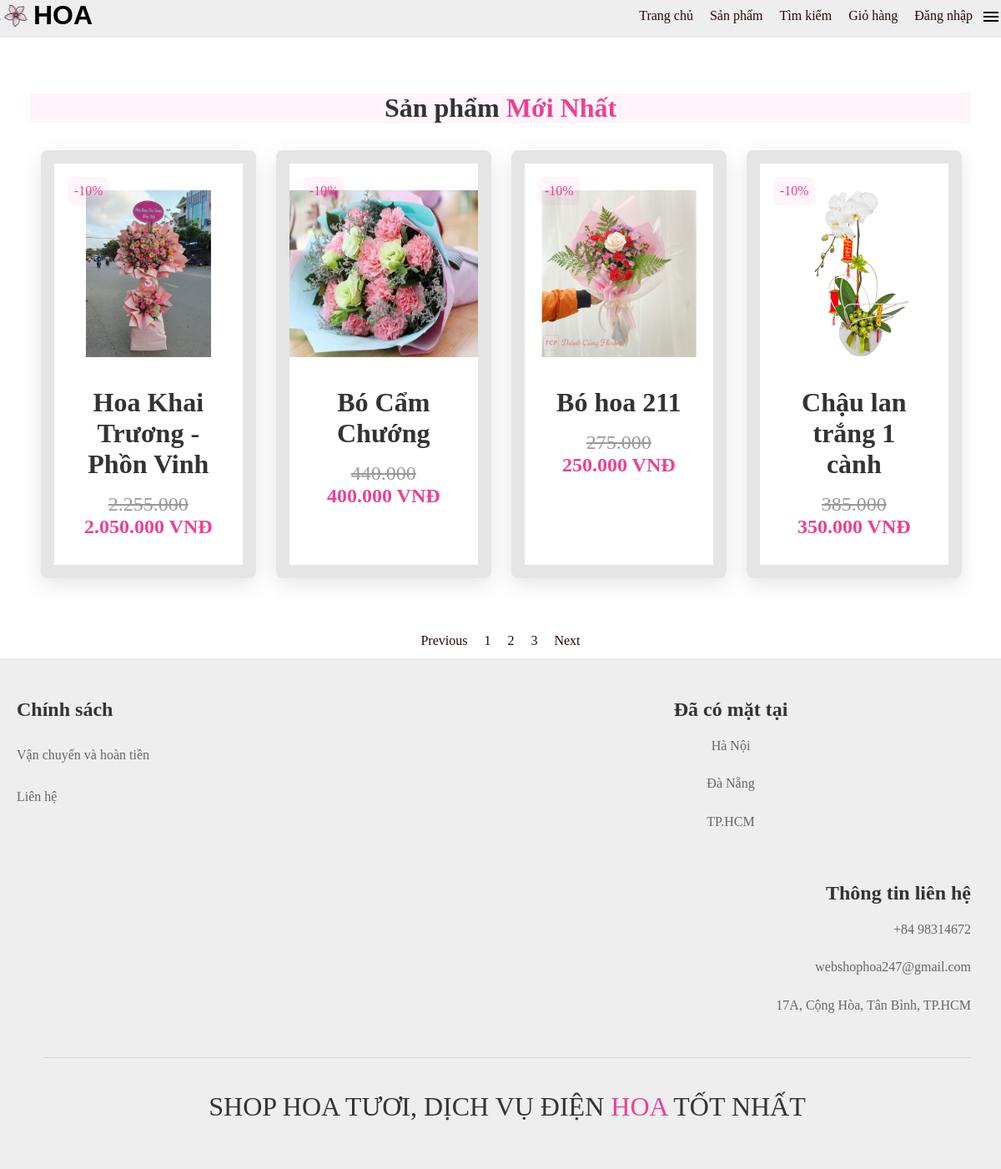
/products.php, run on the app's committed database.
### tables this page shows
CREATE TABLE `flowers` (
  `id` int NOT NULL,
  `name` varchar(256) NOT NULL,
  `description` varchar(3000) NOT NULL,
  `price` text NOT NULL,
  `imagefile` varchar(256) NOT NULL,
  `bought` int NOT NULL DEFAULT '0'
);

### classes/auth.php (called while the page is built, shortened)
<?
class Auth{
        public static function isLoggedIn(){
            return isset($_SESSION['logged_in']) &&
                        $_SESSION['logged_in'];
        }
    }
?>

### classes/flower.php (called while the page is built, shortened)
<?
    class Flower{
        public static function count($conn){
            try{
            $sql = "select count(id) from flowers";
            return $conn->query($sql)->fetchColumn();
            }catch(PDOException $e){
                echo $e->getMessage();
                return -1;
            }
        }
        public static function getPaging($conn, $limit, $offset) {
            try{
                $sql = "select * from flowers order by name asc
                        limit :limit
                        offset :offset";
                $stmt = $conn->prepare($sql);
                $stmt->bindValue(':limit',$limit, PDO::PARAM_INT);
                $stmt->bindValue(':offset',$offset, PDO::PARAM_INT);
                $stmt->setFetchMode(PDO::FETCH_CLASS|PDO::FETCH_PROPS_LATE,'Flower');
                if($stmt->execute()) {
                    $flowers = $stmt->fetchAll();
                    return $flowers;
                }
            }
            catch(PDOException $e){
                echo $e->getMessage();
                return null;
            }
        }
    }

### inc/init.php (called while the page is built, shortened)
<?
    spl_autoload_register(
        function($className){
            $fileName = strtolower($className) . ".php";
            $dirRoot = dirname(__DIR__);
        }
    );
?>

### products.php (the view, shortened to what this page needs)
<?php
require "inc/init.php";
$conn = require "inc/db.php";
$total = Flower::count($conn);
$limit = 4;
$currentPage = $_GET['page'] ?? 1;
$config = [
    'total' => $total,
    'limit' => $limit,
    'full' => false,
];
$flowers = Flower::getPaging($conn, $limit, ($currentPage - 1) * $limit);
require "inc/header.php";
?>
<link rel="stylesheet" href="css/home.css">
<div class="content">
<section class="products" id="products">
    <h1 class="heading"> Sản phẩm <span>Mới Nhất</span> </h1>
    <div class="box-container">
        <?php foreach ($flowers as $b): ?>
            <div class="box">
                <div class="image">
                    <img src="uploads/<?php echo htmlspecialchars($b->imagefile); ?>"  alt="">
                </div>
                <div class="content">
                <h3><?php echo $b->name ?></h3>
                <?php
            if (is_numeric($b->price)) {
                $discounted_price = $b->price + $b->price * 0.1;
        ?><span class="discount">-10%</span>
        <div class="price"><span><?php echo number_format($discounted_price, 0, ',', '.') ?></span><br><?php echo number_format($b->price, 0, ',', '.') ?> VNĐ</div>
        <?php } else {
            echo '<div class="price">' . $b->price .'VNĐ'.'</div>';
        }?>
        </div>
            </div>
        <?php endforeach; ?>
    </div>
</section>
</div>
<div class="content">
<div class="pagination-wrapper">
    <?php
    $page = new Pagination($config);
    echo $page->getPagination();
    ?>
</div>
</div>
<?php require "inc/footer.php"; ?>

### inc/header.php (shortened to what this page needs)
<?
   require (__DIR__."/../classes/auth.php");
   $user = new User;
?>
<!DOCTYPE html>
<html>
<head>
    <link rel="stylesheet" href="css/style.css" />
    <link rel="stylesheet" href="css/style_form.css" />
    <link rel="stylesheet" href="css/home.css" />
    <link rel="stylesheet" href="vendors/font-awesome-4.7.0/css/font-awesome.min.css" />
</head>
<body>
    <div class="page">
        <div class="header">
            <div class="multi-columns">
                <div class="left col-2">
                    <div class="brand">
                        <i class="icon"></i>
                        <h1 class="name">HOA</h1>
                    </div>
                </div>
                <div class="right col-6">
                    <ul class="main-nav">
                        <li class="item"><a href="index.php" class="text">Trang chủ</a></li>
                        <li class="item"><a href="products.php" class="text">Sản phẩm</a></li>
                        <li class="item"><a href="search.php" class="text">Tìm kiếm</a></li>
                        <li class="item"><a href="giohang.php" class="text">Giỏ hàng</a></li>
                        <? if(Auth::isLoggedIn()): ?>
                            <?if($user->checkuser($conn, $_SESSION['name'])==1):?>
                                <li class="item"><a href="ordermanagement.php" class="text">Quản lý đơn hàng</a></li>
                            <?endif;?>
                            <li class="item"><a href="order.php" class="text">Đơn hàng</a></li>
                            <li class="item"><a href="logout.php" class="text">Đăng xuất</a></li>
                        <? else: ?>
                            <li class="item"><a href="login.php" class="text">Đăng nhập</a></li>
                        <? endif; ?>
                        <li onclick="showSidebar()"><a href="#" ><svg xmlns="http://www.w3.org/2000/svg" height="40" viewBox="0 -960 960 960" width="24"><path d="M120-240v-80h720v80H120Zm0-200v-80h720v80H120Zm0-200v-80h720v80H120Z"/></svg></a></li>
                    </ul>
                </div>
            </div>
        </div>

### classes/pagination.php (shortened to what this page needs)
<?php
class Pagination {
    private $config = [
        'total' => 0,
        'limit' => 0,
        'full' => true,
        'querystring' => 'page'
    ];
    public function __construct($config = []) {
        $condition1 = isset($config['limit']) && $config['limit'] < 0;
        if (!isset($config['querystring'])) {
            $config['querystring'] = 'page';
        }
        $this->config = $config;
    }
    private function getTotalPage() {
        $total = $this->config['total'];
        $limit = $this->config['limit'];
        return ceil($total / $limit);
    }
    private function getCurrentPage() {
        if (isset($_GET[$this->config['querystring']]) && (int)$_GET[$this->config['querystring']] >= 1) {
            $t = (int)$_GET[$this->config['querystring']];
            if ($t > $this->getTotalPage()) {
                return (int)$this->getTotalPage();
            } else {
                return $t;
            }
        } else {
            return 1;
        }
    }
    private function getPrePage() {
        if ($this->getCurrentPage() === 1) {
            return '<li class="item disabled"><span class="text">Previous</span></li>';
        } else {
            return '<li class="item"><a class="text" href="' .
                $_SERVER['PHP_SELF'] . '?' .
                $this->config['querystring'] . '=' .
                ($this->getCurrentPage() - 1) .
                '">Previous</a></li>';
        }
    }
    private function getNextPage() {
        if ($this->getCurrentPage() >= $this->getTotalPage()) {
            return;
        } else {
            return '<li class="item"><a class="text" href="' .
                $_SERVER['PHP_SELF'] . '?' .
                $this->config['querystring'] . '=' .
                ($this->getCurrentPage() + 1) .
                '">Next</a></li>';
        }
    }
    public function getPagination() {
        $data = '';
        if (isset($this->config['full']) && $this->config['full'] === false) {
            $data .= ($this->getCurrentPage() - 3) > 1 ? '<li class="item">...</li>' : '';
            $current = ($this->getCurrentPage() - 3) > 0 ? ($this->getCurrentPage() - 3) : 1;
            $total = (($this->getCurrentPage() + 3) > $this->getTotalPage() ?
                $this->getTotalPage() : ($this->getCurrentPage() + 3));
            for ($i = $current; $i <= $total; $i++) {
                if ($i === $this->getCurrentPage()) {
                    $data .= '<li class="item"><a href="#" class="text">' .
                        $i . '</a></li>';
                } else {
                    $data .= '<li class="item"><a class="text" href="' .
                        $_SERVER['PHP_SELF'] . '?' .
                        $this->config['querystring'] . '=' . $i .
                        '">' . $i . '</a></li>';
                }
            }
            $data .= ($this->getCurrentPage() + 3) < $this->getTotalPage() ?
                '<li class="item">...</li>' : '';
        }
        return '<ul class="main-nav">' . $this->getPrePage() . $data . $this->getNextPage() . '</ul>';
    }
}
?>

### inc/footer.php
<section class="footer">
<div class="box-container">
    <div class="box">
    <h3>Chính sách</h3>
    <a href="termsandcondition.php">Vận chuyển và hoàn tiền</a>
    <a href="feedback.php">Liên hệ</a>
    </div>
    <div class="box" style="text-align: center;">
    <h3>Đã có mặt tại</h3>
    <p>Hà Nội</p><br>
    <p>Đà Nẵng </p><br>
    <p>TP.HCM</p><br>
    </div>
    <div class="box" style="text-align: right;">
            <h3>Thông tin liên hệ </h3>
            <p>+84 98314672</p><br>
            <p>webshophoa247@gmail.com</p><br>
            <p>17A, Cộng Hòa, Tân Bình, TP.HCM</p>
        </div>
    <div class="credit" style="flex-basis: 100%; text-align: center;"> SHOP HOA TƯƠI, DỊCH VỤ ĐIỆN  <span>HOA </span>TỐT NHẤT</div>
</div>
</section>

### css/style.css (style rules this page uses)
ul { margin:0px; padding:0px; list-style-type: none; }
body { margin: 0; background-color:#eee; }
.page { margin: 0px auto; width:100%; }
.page .header { height: 45px; background-color:#eee; box-shadow: 3px 3px 5px rgba(0,0,0,0.1); width: 100%; box-shadow: 0 .5rem 1rem rgba(0,0,0,.1); }
.page .content { background-color: rgb(255, 255, 255); padding-top: 2px; padding-bottom: 2px; width:100%; }
.page .footer { height:auto; bottom: 0px; background-color: #eee; width: 100%; }
.multi-columns { display: flex; flex-grow:row; justify-content: flex-start; }
.multi-columns .left { display: flex; flex-grow:row; justify-content: flex-start; }
.multi-columns .right { display: flex; flex-grow:row; justify-content: flex-end; }
.col-2 { width:calc(100%*2/8); }
.col-6 { width:calc(100%*6/8); }
.brand { width: 150px; position: relative; }
.brand > .icon { background-image: url(../images/logo.png); width:37px; height: 36px; background-position: 50% 50%; top: 1px; position: absolute; display: inline-block; }
.brand > .name { margin-left: 40px; display: inline; font-size: 32px; font-family: Arial, Helvetica, sans-serif; }
.main-nav { display: flex; flex-grow: row; }
.main-nav .item { list-style:none; padding: 10px; }
.main-nav .item .text { text-decoration: none; color:rgb(40, 7, 7); font-size: 16px; }
.pagination-wrapper { display: flex; justify-content: center; margin-top: 20px; }

### css/style_form.css (style rules this page uses)
* { box-sizing: border-box; }

### css/home.css (style rules this page uses)
:root { --pink:#e84393; }
* { margin:0; padding:0; box-sizing: border-box; outline: none; border:none; text-decoration: none; transition: .2s linear; }
html { scroll-behavior: smooth; scroll-padding-top: 6rem; overflow-x: hidden; }
section { padding:2rem 3%; }
.products .box-container { display: flex; flex-wrap: wrap; gap: 1.5rem; max-width: calc(25% * 4 + 1.5rem * 3); }
.heading { text-align: center; font-size: 2rem; color:#333; margin:2rem 0; background: rgba(255, 51, 153, .05); }
.heading span { color: var(--pink); }
.products .box-container .box { flex: 1 1 calc(25% - 1.5rem); max-width: calc(25% - 1.5rem); box-shadow: 0 .5rem 1.5rem rgba(0, 0, 0, .1); border-radius: .5rem; border: 1rem solid rgba(0, 0, 0, .1); position: relative; }
.products .box-container .box:nth-child(4n + 1) { margin-left: 0.8rem; }
.products .box-container .box .content { padding: 1rem; text-align: center; font-size: 12px; }
.products .box-container .box .discount { position: absolute; top: 1rem; left: 1rem; padding: .5rem .5rem; font-size: 1rem; color: var(--pink); background: rgba(255, 51, 153, .05); z-index: 1; border-radius: .5rem; }
.products .box-container .box .image { position: relative; text-align: center; padding-top: 2rem; overflow: hidden; }
.products .box-container .box .image img { height: 200px; max-width: 100%; }
.products .box-container .box .content { padding: 2rem; text-align: center; font-size: 16px; }
.products .box-container .box .content h3 { font-size: 2rem; color: #333; }
.products .box-container .box .content .price { font-size: 1.5rem; color:var( --pink); font-weight: bolder; padding-top: 1rem; }
.products .box-container .box .content .price span { font-size: 1.5rem; color:#999; font-weight: lighter; text-decoration: line-through; }
.footer .box-container { display: flex; flex-wrap: wrap; gap: 1.5rem; padding-left: 1rem; }
.footer .box-container .box { flex:1 1 25rem; margin-left: -1rem; }
.footer .box-container .box h3 { color: #333; font-size: 1.5rem; padding:1rem 0; margin-left: -1rem; }
.footer .box-container .box a { display: block; color: #666; font-size: 1rem; padding: 1rem 0;margin-left: -1rem; }
.footer .box-container .box p { display: block; color: #666; font-size: 1rem; padding: .3rem 0;margin-left: -1rem; }
.footer .credit { text-align: center; padding: 1.5rem; margin-top: 1.5rem; padding-top: 2.5rem; font-size: 2rem; color: #333; border-top: .1rem solid rgba(0,0,0,.1); }
.footer .credit span { color: var(--pink); }

### data on the page
flowers: imagefile (picture), name "Hoa Khai Trương - Phồn Vinh", price "2.255.000", price "2.050.000"
flowers: imagefile (picture), name "Bó Cẩm Chướng", price "440.000", price "400.000"
flowers: imagefile (picture), name "Bó hoa 211", price "275.000", price "250.000"
flowers: imagefile (picture), name "Chậu lan trắng 1 cành", price "385.000", price "350.000"
